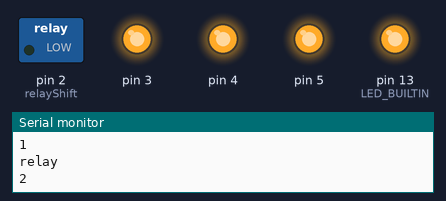
Recording of a sketch running on a simulated Arduino Uno, built with avr-gcc and run on an emulated ATmega328P. Shown: switched loads named in the sketch (green lamp = pin HIGH), output pins drawn as LEDs (lit = HIGH), the last lines printed to the serial monitor.

Above: at 5.1 s.
At 35.1 s:
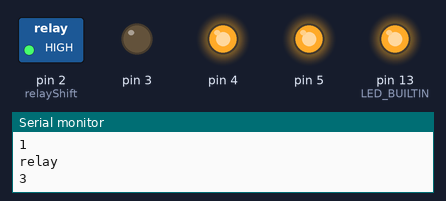
At 65.1 s:
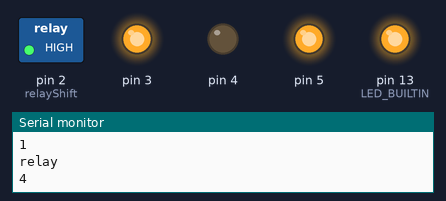
At 95.1 s:
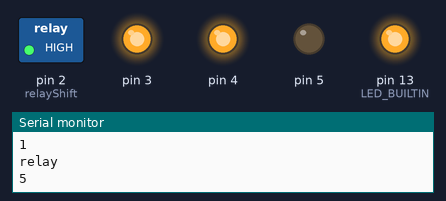
At 125.1 s:
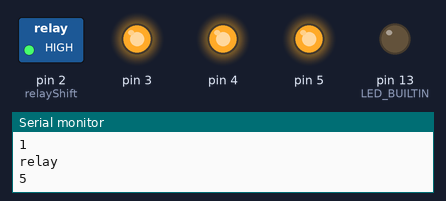
Timing chart, 0 to 126.6 s (numbered marks = the images above):
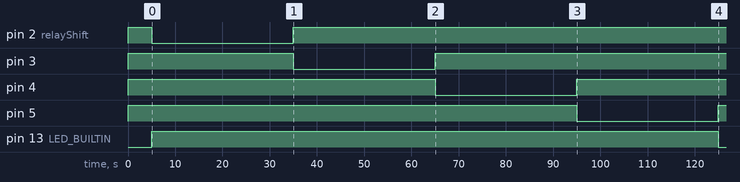

Measured:
- by itself, pin 2 (relayShift): HIGH → LOW at 5.0 s, → HIGH 30.0 s later
- by itself, pin 3: HIGH → LOW at 35.0 s, → HIGH 30.0 s later
- by itself, pin 4: HIGH → LOW at 65.0 s, → HIGH 30.0 s later
- by itself, pin 5: HIGH → LOW at 95.0 s, → HIGH 30.0 s later
- by itself, pin 13 (LED_BUILTIN): LOW → HIGH at 5.0 s, → LOW 120 s later

The sketch:

plantation.ino
```cpp
#define  A_0      A0
#define  A_1      A1
#define  A_2      A2
#define  A_3      A3

const int relayShift = 2;

bool relay[4];

void setup(){
  Serial.begin(9600);
  pinMode(LED_BUILTIN, OUTPUT);
  pinMode(relayShift, OUTPUT);
  pinMode(relayShift + 1, OUTPUT);
  pinMode(relayShift + 2, OUTPUT);
  pinMode(relayShift + 3, OUTPUT);

  digitalWrite(relayShift,HIGH);
  digitalWrite(relayShift + 1,HIGH);
  digitalWrite(relayShift + 2,HIGH);
  digitalWrite(relayShift + 3,HIGH);
  delay(5000);
}
void loop(){
  uint16_t analog_0 = analogRead(A_0);
  uint16_t analog_1 = analogRead(A_1);
  uint16_t analog_2 = analogRead(A_2);
  uint16_t analog_3 = analogRead(A_3);

  Serial.println(analog_0);
  Serial.println(analog_1);
  Serial.println(analog_2);
  Serial.println(analog_3);
  relay[0] = analog_0 > 300;
  relay[1] = analog_1 > 300;
  relay[2] = analog_2 > 300;
  relay[3] = analog_3 > 300;

  for (int i = 0; i < 4; i++) {
    Serial.println("sensor");
    Serial.println(relay[i]);
    if (relay[i]) {
      turnOn(i + relayShift);
    }
  }

  delay(1800000);
}

void turnOn(int relayPin) {
    Serial.println("relay");
    Serial.println(relayPin);
    digitalWrite(LED_BUILTIN,HIGH);
    digitalWrite(relayPin,LOW);
    delay(30000);
    digitalWrite(LED_BUILTIN,LOW);
    digitalWrite(relayPin,HIGH);
}
```
